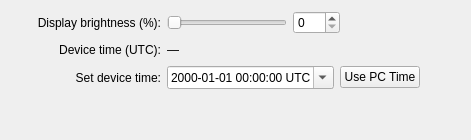
     <widget class="QWidget" name="tabDevice">
      <attribute name="title">
       <string>Device</string>
      </attribute>
      <layout class="QVBoxLayout" name="verticalLayoutDevice">
       <item>
        <layout class="QHBoxLayout" name="layoutBrightness">
         <item>
          <widget class="QLabel" name="labelBrightness">
           <property name="minimumSize">
            <size>
             <width>150</width>
             <height>0</height>
            </size>
           </property>
           <property name="text">
            <string>Display brightness (%):</string>
           </property>
           <property name="alignment">
            <set>Qt::AlignmentFlag::AlignRight|Qt::AlignmentFlag::AlignTrailing|Qt::AlignmentFlag::AlignVCenter</set>
           </property>
          </widget>
         </item>
         <item>
          <widget class="QSlider" name="sliderBrightness">
           <property name="minimum">
            <number>0</number>
           </property>
           <property name="maximum">
            <number>100</number>
           </property>
           <property name="orientation">
            <enum>Qt::Orientation::Horizontal</enum>
           </property>
          </widget>
         </item>
         <item>
          <widget class="QSpinBox" name="spinBrightness">
           <property name="minimum">
            <number>0</number>
           </property>
           <property name="maximum">
            <number>100</number>
           </property>
          </widget>
         </item>
         <item>
          <spacer name="horizontalSpacerBrightness">
           <property name="orientation">
            <enum>Qt::Orientation::Horizontal</enum>
           </property>
           <property name="sizeHint" stdset="0">
            <size>
             <width>40</width>
             <height>20</height>
            </size>
           </property>
          </spacer>
         </item>
        </layout>
       </item>
       <item>
        <layout class="QHBoxLayout" name="layoutDeviceTime">
         <item>
          <widget class="QLabel" name="labelDeviceTimeCaption">
           <property name="minimumSize">
            <size>
             <width>150</width>
             <height>0</height>
            </size>
           </property>
           <property name="text">
            <string>Device time (UTC):</string>
           </property>
           <property name="alignment">
            <set>Qt::AlignmentFlag::AlignRight|Qt::AlignmentFlag::AlignTrailing|Qt::AlignmentFlag::AlignVCenter</set>
           </property>
          </widget>
         </item>
         <item>
          <widget class="QLabel" name="labelDeviceTime">
           <property name="text">
            <string>—</string>
           </property>
          </widget>
         </item>
         <item>
          <spacer name="horizontalSpacerTime">
           <property name="orientation">
            <enum>Qt::Orientation::Horizontal</enum>
           </property>
           <property name="sizeHint" stdset="0">
            <size>
             <width>40</width>
             <height>20</height>
            </size>
           </property>
          </spacer>
         </item>
        </layout>
       </item>
       <item>
        <layout class="QHBoxLayout" name="layoutSetTime">
         <item>
          <widget class="QLabel" name="labelSetTime">
           <property name="minimumSize">
            <size>
             <width>150</width>
             <height>0</height>
            </size>
           </property>
           <property name="text">
            <string>Set device time:</string>
           </property>
           <property name="alignment">
            <set>Qt::AlignmentFlag::AlignRight|Qt::AlignmentFlag::AlignTrailing|Qt::AlignmentFlag::AlignVCenter</set>
           </property>
          </widget>
         </item>
         <item>
          <widget class="QDateTimeEdit" name="dateTimeUtc">
           <property name="displayFormat">
            <string>yyyy-MM-dd HH:mm:ss 'UTC'</string>
           </property>
           <property name="calendarPopup">
            <bool>true</bool>
           </property>
          </widget>
         </item>
         <item>
          <widget class="QPushButton" name="pushButtonSetTimeFromPc">
           <property name="text">
            <string>Use PC Time</string>
           </property>
          </widget>
         </item>
         <item>
          <spacer name="horizontalSpacerSetTime">
           <property name="orientation">
            <enum>Qt::Orientation::Horizontal</enum>
           </property>
           <property name="sizeHint" stdset="0">
            <size>
             <width>40</width>
             <height>20</height>
            </size>
           </property>
          </spacer>
         </item>
        </layout>
       </item>
       <item>
        <spacer name="verticalSpacerDevice">
         <property name="orientation">
          <enum>Qt::Orientation::Vertical</enum>
         </property>
         <property name="sizeHint" stdset="0">
          <size>
           <width>20</width>
           <height>40</height>
          </size>
         </property>
        </spacer>
       </item>
      </layout>
     </widget>
